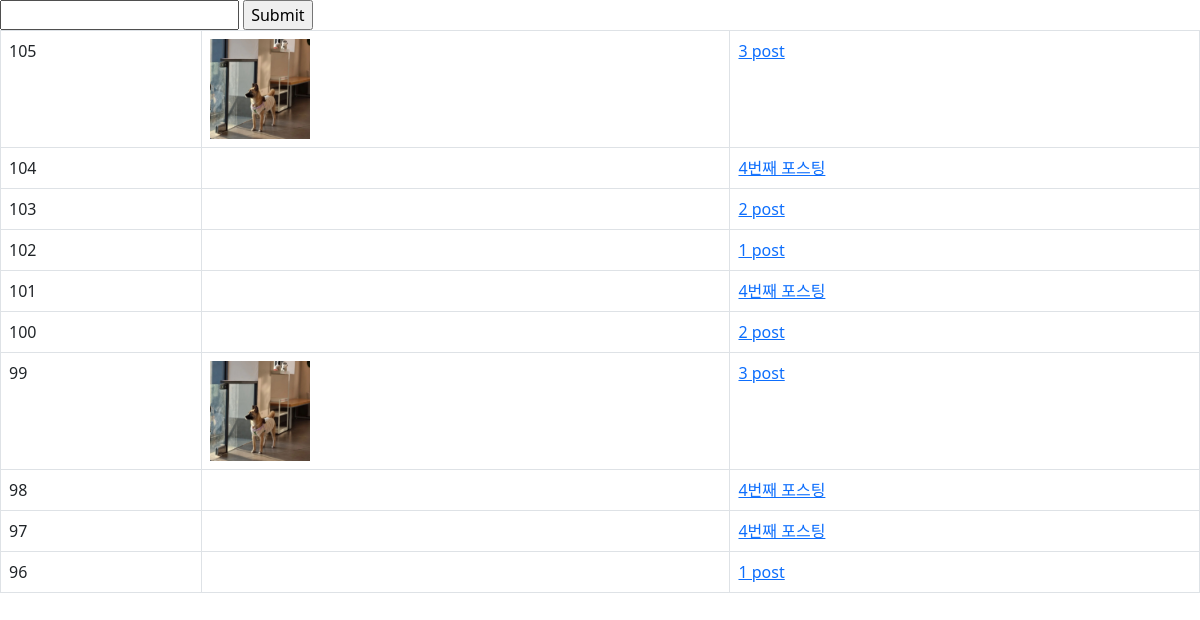
The page /instagram/ (signed in) on the database its author committed.
### instagram/models.py (models this page shows, shortened)
class Post(models.Model):
    author = models.ForeignKey(settings.AUTH_USER_MODEL, on_delete=models.CASCADE)
    message = models.TextField()
    photo = models.ImageField(blank=True, upload_to='instagram/post/%Y/%m/%d')
    tag_set = models.ManyToManyField('Tag', blank=True)
    is_public = models.BooleanField(default=False, verbose_name='공개여부')
    created_at = models.DateTimeField(auto_now_add=True)
    updated_at = models.DateTimeField(auto_now_add=True)
    def get_absolute_url(self):
        return reverse('instagram:post_detail', args=[self.pk])
    class Meta:
        ordering = ['-id']

### instagram/views.py (the view)
class PostListView(LoginRequiredMixin, ListView):
    model = Post
    paginate_by = 10

### instagram/templates/instagram/post_list.html (shortened to what this page needs)
{% load bootstrap4 %}
<!doctype html>
<html lagn="ko">
<head>
    <link href="https://cdn.jsdelivr.net/npm/bootstrap@5.3.0-alpha1/dist/css/bootstrap.min.css" rel="stylesheet">
</head>
<body>
<form action="" method="get">
    <input type="text" name="q" value="{{ q }}"/>
    <input type="submit"/>
</form>
<table class="table table-bordered table-hover">
    <tbody>
        {% for post in post_list %}
            <tr>
                <td>
                    {{ post.pk }}
                </td>
                <td>
                    {% if post.photo %}
                    <img src="{{post.photo.url}}" style="width:100px" />
                    {% endif %}
                </td>
                <td>
                    <a href="{{ post.get_absolute_url }}">{{post.message}}</a>
                </td>
            </tr>
        {% endfor %}
    </tbody>
</table>
</body>
</html>

### rows shown on the page
Post: pk "105", photo (picture), message "3 post"
Post: pk "104", message "4번째 포스팅"
Post: pk "103", message "2 post"
Post: pk "102", message "1 post"
Post: pk "101", message "4번째 포스팅"
Post: pk "100", message "2 post"
Post: pk "99", photo (picture), message "3 post"
Post: pk "98", message "4번째 포스팅"
Post: pk "97", message "4번째 포스팅"
Post: pk "96", message "1 post"
